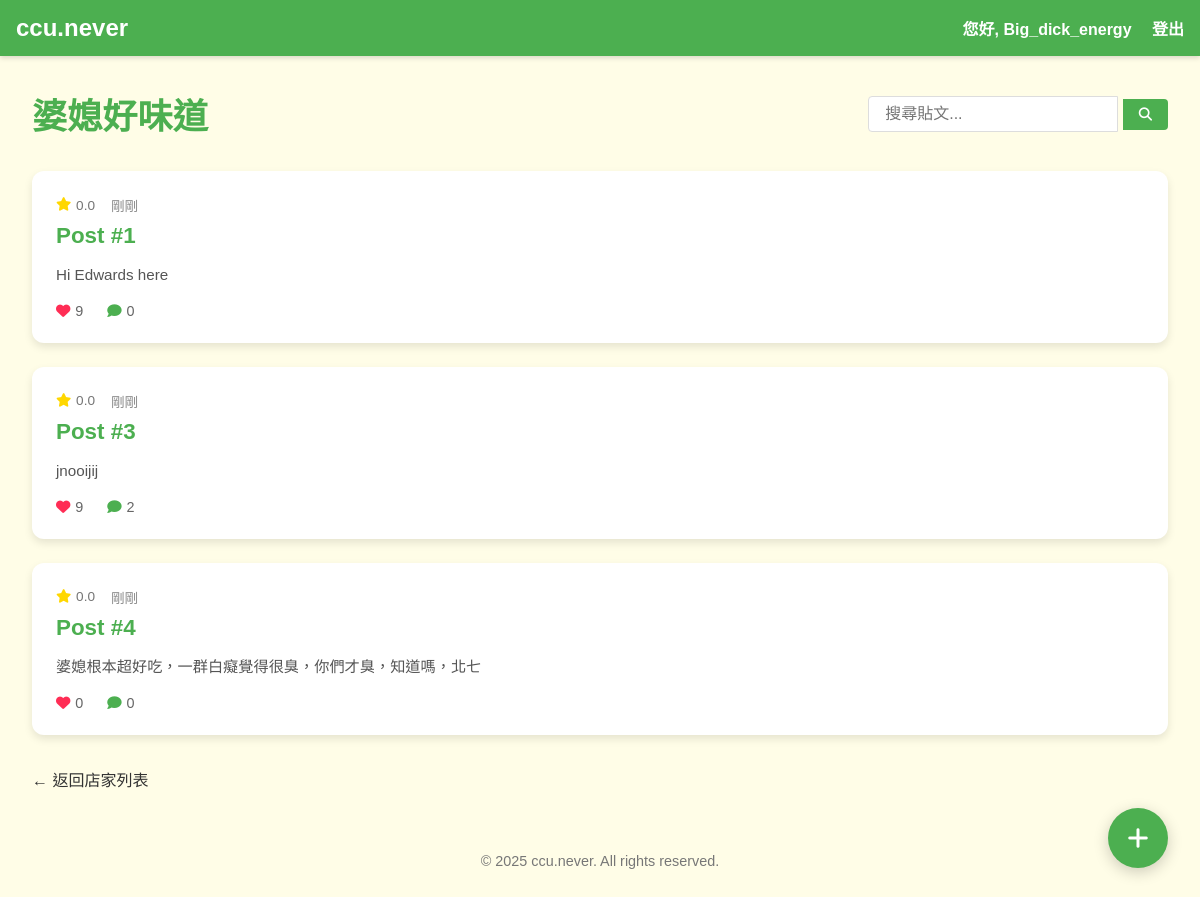
Screenshot of /establishment/1 (signed in) with the database file from the repository.
### app.py (models this page shows)
class Establishment(db.Model):
    id = db.Column(db.Integer, primary_key=True)
    name = db.Column(db.String(100), unique=True, nullable=False)

class Post(db.Model):
    id = db.Column(db.Integer, primary_key=True)
    establishment_id = db.Column(db.Integer, db.ForeignKey("establishment.id"), nullable=False)
    content = db.Column(db.Text, nullable=False)
    likes = db.Column(db.Integer, default=0)
    establishment = db.relationship("Establishment", backref=db.backref("posts", lazy=True))
    @property
    def title(self):
        return f"Post #{self.id}"
    @property
    def rating(self):
        return 0.0
    @property
    def comment_count(self):
        return Comment.query.filter_by(post_id=self.id).count()
    @property
    def time_since(self):
        now = datetime.utcnow()
        return "剛剛"

### app.py (the view)
@app.route("/establishment/<int:est_id>")
def show_establishment(est_id):
    establishment = Establishment.query.get_or_404(est_id)
    posts = Post.query.filter_by(establishment_id=est_id).order_by(Post.likes.desc()).all()
    search_query = request.args.get('search', '')
    if search_query:
        posts = [p for p in posts if search_query.lower() in p.content.lower()]
    return render_template("establishment.html", establishment=establishment, posts=posts, search_query=search_query)

### templates/establishment.html (shortened to what this page needs)
<!DOCTYPE html>
<html lang="zh-TW">
  <head>
    <link rel="stylesheet" href="{{ url_for('static', filename='styles/main.css') }}">
    <link rel="stylesheet" href="https://cdnjs.cloudflare.com/ajax/libs/font-awesome/6.4.0/css/all.min.css">
  </head>
  <body>
    <nav class="navbar">
      <a href="{{ url_for('home') }}" class="logo">ccu.never</a>
      <div class="nav-links">
        {% if session['user_id'] %}
          <span>您好, {{ session['username'] }}</span>
          <a href="{{ url_for('logout') }}">登出</a>
        {% else %}
          <a href="{{ url_for('login') }}">登入</a>
          <a href="{{ url_for('register') }}">註冊</a>
        {% endif %}
      </div>
    </nav>
    <button id="create-post-btn" class="floating-button" aria-label="新增貼文">
      <i class="fas fa-plus"></i>
    </button>
    <div class="establishment-container">
      <div class="establishment-header">
        <h1>{{ establishment.name }}</h1>
        <div class="post-search">
          <form action="{{ url_for('show_establishment', est_id=establishment.id) }}" method="GET">
            <input type="text" name="search" placeholder="搜尋貼文..." value="{{ search_query }}">
            <button type="submit"><i class="fas fa-search"></i></button>
          </form>
        </div>
      </div>
      <div class="posts-container">
        {% if posts %}
          <div class="posts-list">
            {% for post in posts %}
              <div class="post-card" data-post-id="{{ post.id }}">
                <div class="post-meta-info">
                  <div class="post-rating">
                    <i class="fas fa-star"></i> <span>{{ post.rating }}</span>
                  </div>
                  <div class="post-time">{{ post.time_since }}</div>
                </div>
                <h3 class="post-title">{% if post.title %}{{ post.title }}{% else %}Post #{{ post.id }}{% endif %}</h3>
                <div class="post-preview">
                  <p>{{ post.content[:100] }}{% if post.content|length > 100 %}...{% endif %}</p>
                </div>
                <div class="post-stats">
                  <div class="post-likes">
                    <i class="fas fa-heart"></i> <span>{{ post.likes }}</span>
                  </div>
                  <div class="post-comments">
                    <i class="fas fa-comment"></i> <span>{{ post.comment_count }}</span>
                  </div>
                </div>
              </div>
            {% endfor %}
          </div>
        {% else %}
          <div class="no-posts">
            <p>目前沒有關於此店家的評論。成為第一個分享體驗的人！</p>
          </div>
        {% endif %}
      </div>
      <div class="back-link">
        <a href="{{ url_for('list_establishments') }}" class="btn-back">← 返回店家列表</a>
      </div>
    </div>
    <footer>
      <p>© 2025 ccu.never. All rights reserved.</p>
    </footer>
  </body>
</html>

### static/styles/main.css (style rules this page uses)
* { box-sizing: border-box; }
html, body { margin: 0; padding: 0; font-family: "Noto Sans TC", "Microsoft JhengHei", sans-serif; color: #333; }
body { background-color: #FFFDE7; min-height: 100vh; overflow-y: scroll; }
:root { --color-primary: #FFC107; --color-secondary: #4CAF50; --color-bg: #F5F5F5; --color-accent: #FF5722; --color-text-dark: #333; --color-text-light: #fff; --navbar-height: 56px; --card-shadow: 0 4px 8px rgba(0, 0, 0, 0.1); --card-radius: 12px; --heart-color: #ff2d55; }
.navbar { position: sticky; top: 0; width: 100%; z-index: 999; display: flex; justify-content: space-between; align-items: center; background: var(--color-secondary); padding: 0.75rem 1rem; box-shadow: 0 2px 5px rgba(0, 0, 0, 0.15); height: var(--navbar-height); }
.navbar .logo { font-size: 1.5rem; font-weight: bold; color: var(--color-text-light); text-decoration: none; }
.navbar .nav-links a, .navbar .nav-links span { color: var(--color-text-light); text-decoration: none; margin-left: 1rem; font-weight: 600; }
footer { padding: 1rem; text-align: center; font-size: 0.9rem; color: #777; margin-top: 0; }
.establishment-container { max-width: 1200px; margin: 0 auto; padding: 2rem; }
.establishment-header { display: flex; justify-content: space-between; align-items: center; margin-bottom: 2rem; flex-wrap: wrap; }
.establishment-header h1 { color: var(--color-secondary); margin: 0; font-size: 2.2rem; }
.post-search { display: flex; align-items: center; }
.post-search input { padding: 0.5rem 1rem; border: 1px solid #ddd; border-radius: 4px 0 0 4px; font-size: 1rem; width: 250px; }
.post-search button { background: var(--color-secondary); color: white; border: none; padding: 0.5rem 1rem; border-radius: 0 4px 4px 0; cursor: pointer; }
.posts-container { display: grid; gap: 2rem; }
.posts-list { display: grid; gap: 1.5rem; }
.post-card { background: white; border-radius: var(--card-radius); box-shadow: var(--card-shadow); padding: 1.5rem; transition: transform 0.3s, box-shadow 0.3s; }
.post-title { margin: 0; font-size: 1.3rem; color: var(--color-secondary); }
.back-link { margin-top: 2rem; }
.btn-back { color: var(--color-text-dark); text-decoration: none; display: inline-flex; align-items: center; gap: 0.5rem; transition: color 0.3s; }
.floating-button { position: fixed; bottom: 2rem; right: 2rem; width: 60px; height: 60px; border-radius: 50%; background: var(--color-secondary); color: white; display: flex; align-items: center; justify-content: center; font-size: 1.5rem; box-shadow: 0 4px 15px rgba(0, 0, 0, 0.2); border: none; cursor: pointer; z-index: 990; transition: transform 0.3s, background-color 0.3s; }
.post-card { position: relative; padding: 1.5rem; cursor: pointer; }
.post-meta-info { display: flex; align-items: center; gap: 1rem; margin-bottom: 0.5rem; font-size: 0.85rem; color: #777; }
.post-rating { display: flex; align-items: center; gap: 0.3rem; }
.post-rating i { color: #FFD700; }
.post-time { color: #888; }
.post-title { font-size: 1.4rem; margin: 0.5rem 0 0.8rem; color: var(--color-secondary); }
.post-preview { font-size: 0.95rem; margin-bottom: 1rem; color: #555; line-height: 1.5; }
.post-stats { display: flex; align-items: center; gap: 1.5rem; font-size: 0.9rem; color: #666; }
.post-likes, .post-comments { display: flex; align-items: center; gap: 0.3rem; }
.post-likes i { color: var(--heart-color); }
.post-comments i { color: var(--color-secondary); }

### rows the page displays
Establishment: name "婆媳好味道"
Post: rating "0.0", time_since "剛剛", title "Post #1", content "Hi Edwards here", likes "9", comment_count "0"
Post: rating "0.0", time_since "剛剛", title "Post #3", content "jnooijij", likes "9", comment_count "2"
Post: rating "0.0", time_since "剛剛", title "Post #4", content "婆媳根本超好吃，一群白癡覺得很臭，你們才臭，知道嗎，北七", likes "0", comment_count "0"

### other values shown
{{ session['username'] }} "Big_dick_energy"
